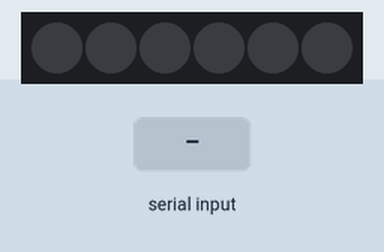
Recording of a sketch running on a simulated Arduino Uno, built with avr-gcc and run on an emulated ATmega328P. Parts: 6 RGB LEDs in strip order, left to right. The test bench sets the inputs (shaded band). Dim RGB values are drawn brighter than linear.

Above: at 1.2 s.
1.3 s: "70\n" received over Serial
At 1.6 s:
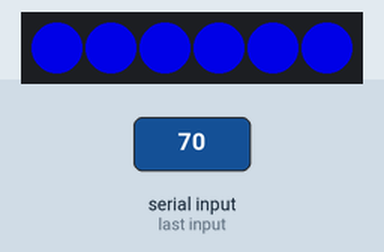
4.3 s: "90,45\n" received over Serial
At 5.0 s:
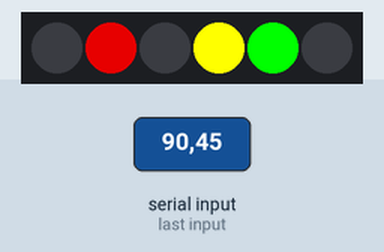
5.8 s: "30,150\n" received over Serial
At 6.2 s:
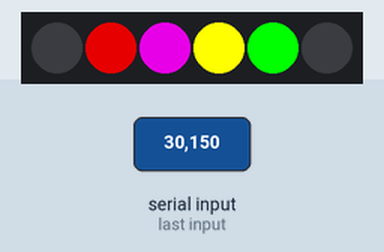
7.3 s: "71\n" received over Serial
At 7.7 s:
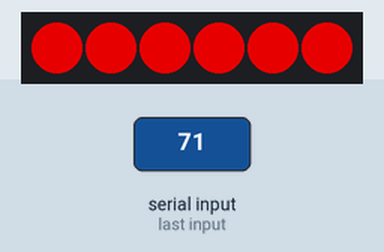
10.3 s: "72\n" received over Serial
At 10.7 s:
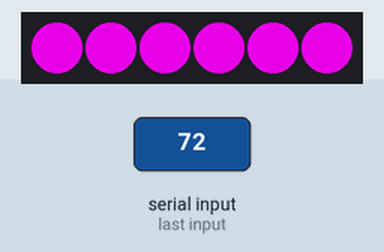
13.3 s: "73\n" received over Serial
At 13.7 s:
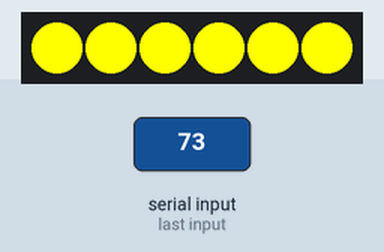
Timing chart, 0 to 16.7 s (numbered marks = the images above; inputs shaded):
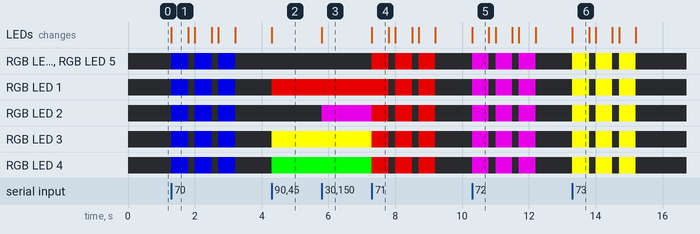

The sketch:

arduinoPixelSlave.ino
```cpp
// Adafruit NeoPixel - Version: 1.2.3
#include <Adafruit_NeoPixel.h>

/*

 */

#define LED_PIN 6
#define LED_COUNT 6

#define pSpace 0
#define rSpace 0
#define gSpace 0
#define bSpace 180

#define pReality 1
#define rReality 180
#define gReality 0
#define bReality 0

#define pPower 2
#define rPower 180
#define gPower 0
#define bPower 180

#define pMind 3
#define rMind 255
#define gMind 255
#define bMind 0

#define pTime 4
#define rTime 0
#define gTime 255
#define bTime 0

#define pSoul 5
#define rSoul 255
#define gSoul 80
#define bSoul 0

char buf[80];  //serial buffer?
Adafruit_NeoPixel pixels(LED_COUNT, LED_PIN, NEO_GRB); //declaring the NeoPixel object

int flashLoops = 3;
int flashOn = 500;  // in milliseconds
int flasOff = 200;  // in milliseconds

void setup() {

  pixels.begin();
  pixels.show();
  Serial.begin(115200);

}

void loop() {
  if (readline(Serial.read(), buf, 80) > 0) {
    doLights(atoi(buf));
  }
}

void flashPixels(int rColor, int gColor, int bColor)
{


  for (int i = 1; i <= 3; i++)  {
    pixels.fill(pixels.Color(rColor, gColor, bColor));
    pixels.show();
    delay(500);
    pixels.fill(pixels.Color(0, 0, 0));
    pixels.show();
    delay(200);
  }
}

void doLights(int fromPi)
{
  switch (fromPi) {
  case 70:  //flash Space
    flashPixels(rSpace, gSpace, bSpace);
    break;
  case 71: //flash Reality
    flashPixels(rReality, gReality, bReality);
    break;
  case 72: //flash Power
    flashPixels(rPower, gPower, bPower);
    break;
  case 73: //flash Mind
    flashPixels(rMind, gMind, bMind);
    break;
  case 74: //flash Time
    flashPixels(rTime, gTime, bTime);
    break;
  case 75: //flash Soul
    flashPixels(rSoul, gSoul, bSoul);
    break;
  case 99: //turn off the pixels
    pixels.fill(pixels.Color(0,0,0));
    pixels.show();
    break;
  default:
    if (fromPi % 2)  //start with the 1 bit, Space
      pixels.setPixelColor(pSpace, rSpace, gSpace, bSpace);
    else
      pixels.setPixelColor(pSpace, 0, 0, 0);

    fromPi = fromPi / 2 ; //shift to the 2 bit, Reality
    if (fromPi % 2)
      pixels.setPixelColor(pReality, rReality, gReality, bReality);
    else
      pixels.setPixelColor(pReality, 0, 0, 0);

    fromPi = fromPi / 2 ; //shift to the 4 bit, Power
    if (fromPi % 2)
      pixels.setPixelColor(pPower, rPower, gPower, bPower);
    else
      pixels.setPixelColor(pPower, 0, 0, 0);

    fromPi = fromPi / 2 ; //shift to the 8 bit, Mind
    if (fromPi % 2)
      pixels.setPixelColor(pMind, rMind, gMind, bMind);
    else
      pixels.setPixelColor(pMind, 0, 0, 0);

    fromPi = fromPi / 2 ; //shift to the 16 bit, Time
    if (fromPi % 2)
      pixels.setPixelColor(pTime, rTime, gTime, bTime);
    else
      pixels.setPixelColor(pTime, 0, 0, 0);

    fromPi = fromPi / 2 ; //shift to the last bit (32), Soul
    if (fromPi % 2)
      pixels.setPixelColor(pSoul, rSoul, gSoul, bSoul);
    else
      pixels.setPixelColor(pSoul, 0, 0, 0);

    //Now show the pixels
    pixels.show();
  }
}

//yeah, I *borrowed* this code from someone.

int readline(int readch, char *buffer, int len) {
  static int pos = 0;
  int rpos;

  if (readch > 0) {
    switch (readch) {
    case '\r': // Ignore CR
      break;
    case '\n': // Return on new-line
      rpos = pos;
      pos = 0;  // Reset position index ready for next time
      return rpos;
    default:
      if (pos < len - 1) {
        buffer[pos++] = readch;
        buffer[pos] = 0;
      }
    }
  }
  return 0;
}
```

Measured:
- after the input at 1.3 s, RGB LED 0–5: alternates RGB(0, 0, 180) for 0.50 s and off for 0.20 s, 6 changes in all, then stays off, starting at once; the LEDs: change at once (image 1)
- after the input at 4.3 s, RGB LED 1: off → RGB(180, 0, 0) at once; RGB LED 3: off → RGB(255, 255, 0) at once; RGB LED 4: off → RGB(0, 255, 0) at once; the LEDs: change at once (image 2)
- after the input at 5.8 s, RGB LED 2: off → RGB(180, 0, 180) at once; the LEDs: change at once (image 3)
- after the input at 7.3 s, RGB LED 0, RGB LED 2–5: alternates RGB(180, 0, 0) for 0.50 s and off for 0.20 s, 6 changes in all, then stays off, starting at once; RGB LED 1: alternates RGB(180, 0, 0) for 0.50 s and off for 0.20 s, 5 changes in all, then stays off, starting after 0.50 s; the LEDs: change at once (image 4)
- after the input at 10.3 s, RGB LED 0–5: alternates RGB(180, 0, 180) for 0.50 s and off for 0.20 s, 6 changes in all, then stays off, starting at once; the LEDs: change at once (image 5)
- after the input at 13.3 s, RGB LED 0–5: alternates RGB(255, 255, 0) for 0.50 s and off for 0.20 s, 6 changes in all, then stays off, starting at once; the LEDs: change at once (image 6)
- what the display in image 1 shows lasts 0.5 s, from 1.3 s to 1.8 s
